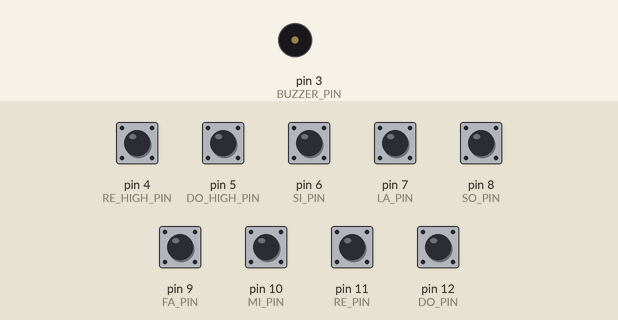
This sketch was run on a simulated Arduino Uno, built with avr-gcc and run on an emulated ATmega328P. Shown: buzzer (waves = sounding). The test bench sets the inputs (shaded band); at power-on: pin 4 (RE_HIGH_PIN), pin 5 (DO_HIGH_PIN), pin 6 (SI_PIN), pin 7 (LA_PIN), pin 8 (SO_PIN), pin 9 (FA_PIN), pin 10 (MI_PIN), pin 11 (RE_PIN), pin 12 (DO_PIN) HIGH.

Above: at 1.2 s.
1.3 s: pin 4 (RE_HIGH_PIN) pulled LOW for 1 s
At 1.5 s:
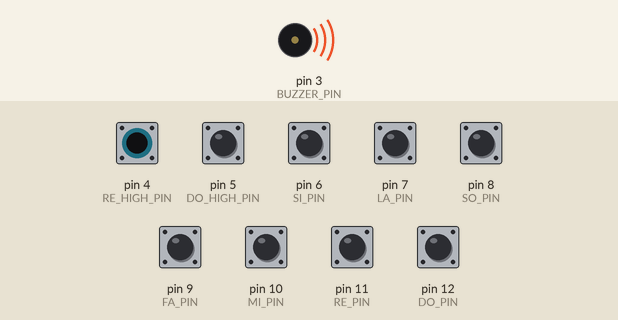
Timing chart, 0 to 4.3 s (numbered marks = the images above; inputs shaded):
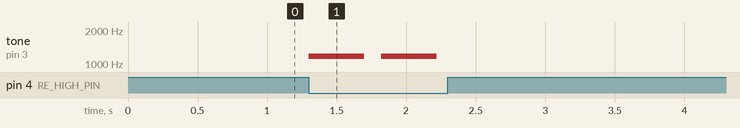

Measured:
- after the input at 1.3 s, tone on pin 3 (BUZZER_PIN): alternates 1175 Hz for 0.40 s and silent for 0.12 s, 4 changes in all, then stays silent, starting at once

The sketch:

ch06_keyboard.ino
```cpp
#include "pitches.h"
// 定義代表某音階的腳位
#define DO_PIN 12
#define RE_PIN 11
#define MI_PIN 10
#define FA_PIN 9
#define SO_PIN 8
#define LA_PIN 7
#define SI_PIN 6
#define DO_HIGH_PIN 5
#define RE_HIGH_PIN 4
#define BUZZER_PIN 3 // 蜂鳴器連接腳位

#define KEY_NUM 9 // 9個音階
#define DURATION 400

typedef struct{
  int pin;
  int pitch;
} PinPitch;
PinPitch data[KEY_NUM] = {
  {DO_PIN, NOTE_C5}, {RE_PIN, NOTE_D5}, {MI_PIN, NOTE_E5}, {FA_PIN, NOTE_F5}, {SO_PIN, NOTE_G5},
  {LA_PIN, NOTE_A5}, {SI_PIN, NOTE_B5}, {DO_HIGH_PIN, NOTE_C6}, {RE_HIGH_PIN, NOTE_D6},
};

void setup() {
  for(int i = 0; i < KEY_NUM; i++){
    pinMode(data[i].pin, INPUT_PULLUP); // 啟用內建的上拉電阻
  }
}
void loop() {
  for(int i = 0; i < KEY_NUM; i++){
    int s = digitalRead(data[i].pin);
    if(s == LOW){
      tone(BUZZER_PIN, data[i].pitch, DURATION);
      delay(DURATION * 1.3);
    }
  }
}
```

pitches.h
```cpp
#define NOTE_    0
#define NOTE_B0  31
#define NOTE_C1  33
#define NOTE_CS1 35
#define NOTE_D1  37
#define NOTE_DS1 39
#define NOTE_E1  41
#define NOTE_F1  44
#define NOTE_FS1 46
#define NOTE_G1  49
#define NOTE_GS1 52
#define NOTE_A1  55
#define NOTE_AS1 58
#define NOTE_B1  62
#define NOTE_C2  65
#define NOTE_CS2 69
#define NOTE_D2  73
#define NOTE_DS2 78
#define NOTE_E2  82
#define NOTE_F2  87
#define NOTE_FS2 93
#define NOTE_G2  98
#define NOTE_GS2 104
#define NOTE_A2  110
#define NOTE_AS2 117
#define NOTE_B2  123
#define NOTE_C3  131
#define NOTE_CS3 139
#define NOTE_D3  147
#define NOTE_DS3 156
#define NOTE_E3  165
#define NOTE_F3  175
#define NOTE_FS3 185
#define NOTE_G3  196
#define NOTE_GS3 208
#define NOTE_A3  220
#define NOTE_AS3 233
#define NOTE_B3  247
#define NOTE_C4  262
#define NOTE_CS4 277
#define NOTE_D4  294
#define NOTE_DS4 311
#define NOTE_E4  330
#define NOTE_F4  349
#define NOTE_FS4 370
#define NOTE_G4  392
#define NOTE_GS4 415
#define NOTE_A4  440
#define NOTE_AS4 466
#define NOTE_B4  494
#define NOTE_C5  523 // Do
#define NOTE_CS5 554
#define NOTE_D5  587 // Re
#define NOTE_DS5 622
#define NOTE_E5  659 // Mi
#define NOTE_F5  698 // Fa
#define NOTE_FS5 740
#define NOTE_G5  784 // So
#define NOTE_GS5 831
#define NOTE_A5  880 // La
#define NOTE_AS5 932
#define NOTE_B5  988 // Si
#define NOTE_C6  1047
#define NOTE_CS6 1109
#define NOTE_D6  1175
#define NOTE_DS6 1245
#define NOTE_E6  1319
#define NOTE_F6  1397
#define NOTE_FS6 1480
#define NOTE_G6  1568
#define NOTE_GS6 1661
#define NOTE_A6  1760
#define NOTE_AS6 1865
#define NOTE_B6  1976
#define NOTE_C7  2093
#define NOTE_CS7 2217
#define NOTE_D7  2349
#define NOTE_DS7 2489
#define NOTE_E7  2637
#define NOTE_F7  2794
#define NOTE_FS7 2960
#define NOTE_G7  3136
#define NOTE_GS7 3322
#define NOTE_A7  3520
#define NOTE_AS7 3729
#define NOTE_B7  3951
#define NOTE_C8  4186
#define NOTE_CS8 4435
#define NOTE_D8  4699
#define NOTE_DS8 4978
```
